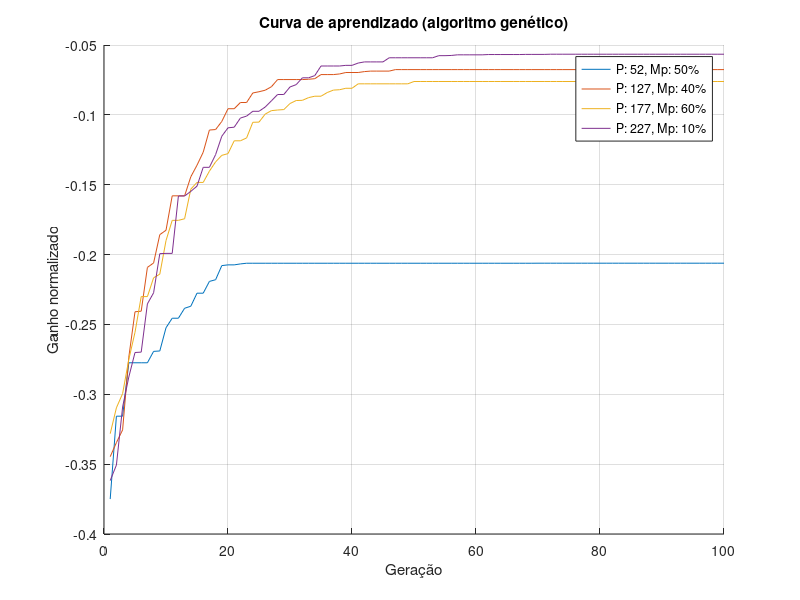

This figure's MATLAB source:
function curva_aprendizado()
    data = load('curva_aprendizado.csv');

    x = data(:, 1);

    hold on;

    plot(x, data(:, 2));
    plot(x, data(:, 3));
    plot(x, data(:, 4));
    plot(x, data(:, 5));

    grid on;
    title("Curva de aprendizado (algoritmo genético)");
    xlabel("Geração");
    ylabel("Ganho normalizado");

    # 52, 0.5f
    # 127 0.4f
    # 177, 0.6f
    # 227, 0.1f

    legend('P: 52, Mp: 50%', 'P: 127, Mp: 40%', 'P: 177, Mp: 60%', 'P: 227, Mp: 10%');
    pause();
endfunction